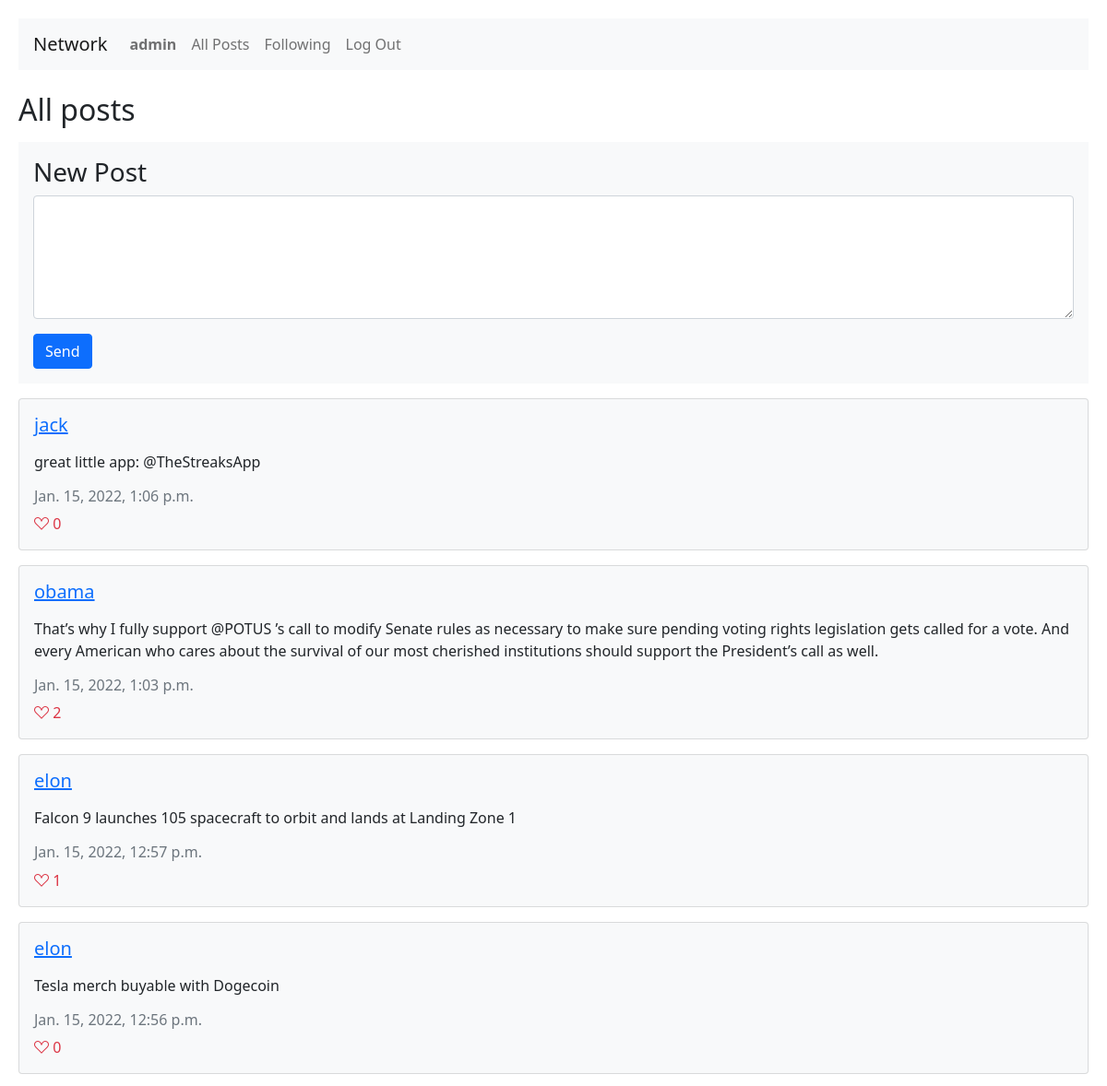
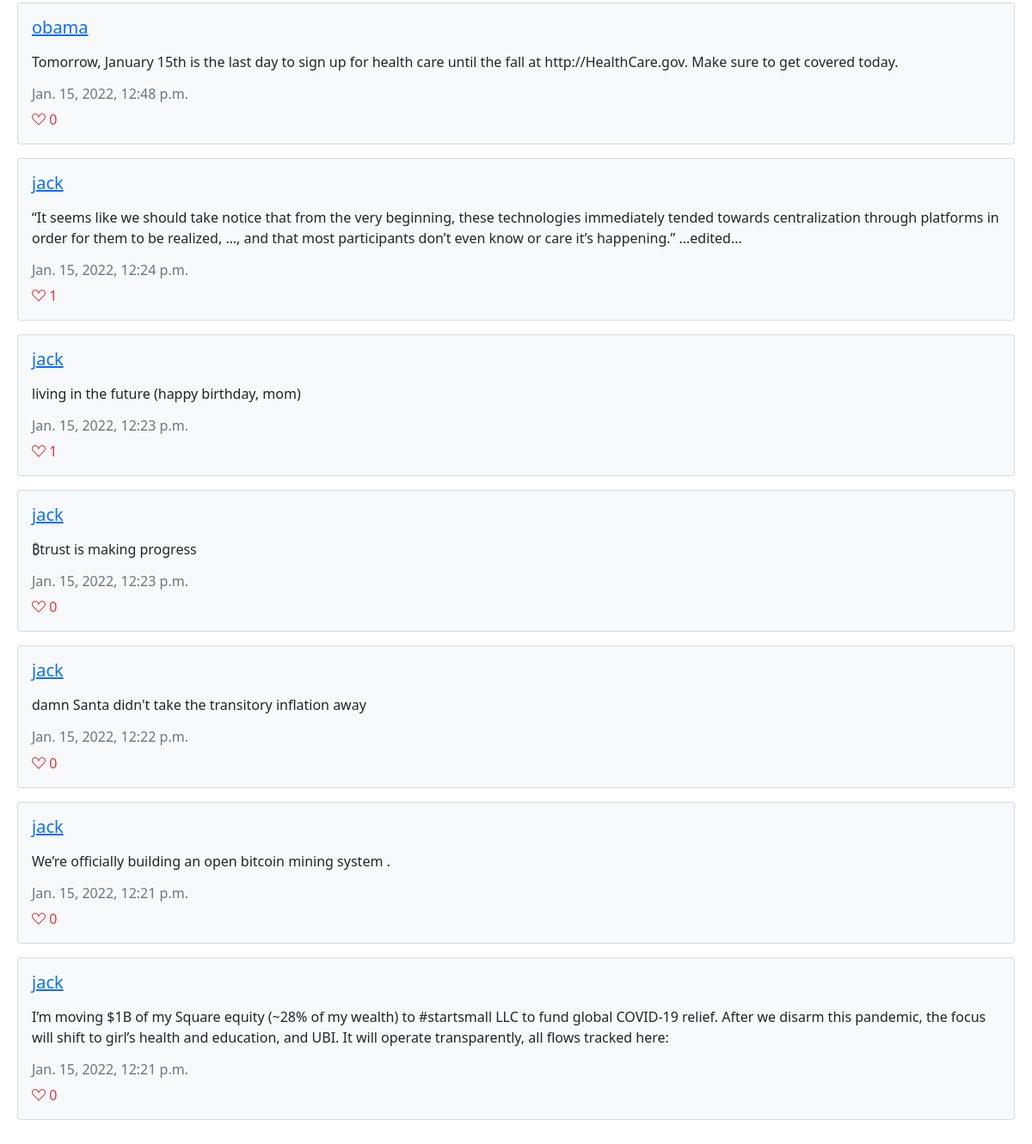
Page / (signed in) on the committed database (2 pictures, top to bottom).
### network/models.py (models this page shows)
class User(AbstractUser):
    pass

class Post(models.Model):
    user = models.ForeignKey(User, on_delete=models.CASCADE)
    text = models.CharField(max_length=280)
    time_stamp = models.DateTimeField(auto_now_add=True)
    @property
    def likes(self):
        return self.like_set.all().count()

### network/views.py (the view, shortened to what this page needs)
# urls.py: path("", views.index, name="index"),
def index(request, username = None, following_page=False):
    view_user = None
    follow = None
    if username:
        view_user = User.objects.get(username=username)
        posts = Post.objects.filter(user=view_user).order_by("-time_stamp")
        page_title = None
        try:
            follow = Follow.objects.get(follower=request.user, following=view_user)
        except Follow.DoesNotExist:
            follow = None
    elif following_page:
        following_set = Follow.objects.filter(follower=request.user)
        following_users = [follow_item.following for follow_item in following_set]
        posts = Post.objects.filter(user__in=following_users).order_by("-time_stamp")
        page_title = "Following"
    else:
        posts = Post.objects.all().order_by("-time_stamp")
        page_title = "All posts"
    context = {
            "posts": posts,
            "view_user": view_user,
            "follow": follow,
            "followers": Follow.objects.filter(following=view_user).count(),
            "following": Follow.objects.filter(follower=view_user).count(),
            "page_title": page_title
        }
    if request.user.is_authenticated:
        likes = request.user.like_set.all()
        liked_posts = [like.post for like in likes]
        context["liked_posts"] = liked_posts
    return render(request, "network/index.html", context)

### network/templates/network/index.html (shortened to what this page needs)
{% extends "network/layout.html" %}
{% block body %}
{% if view_user %}
<div class=" row justify-content-center">
  <div class="card my-3 bg-info align-self-center text-center col-6" id="post{{post.id}}">
    <div class="card-body">
      <h2>{{view_user}}</h2>
      <p id="followerCount">Followers: {{followers}}</p>
      <p>Following: {{following}}</p>
      {% if request.user != view_user%}
        {% if follow %}
          <button name={{view_user}} id="followButton" class="btn btn-danger">Unfollow</button>
        {% else %}
          <button name={{view_user}} id="followButton" class="btn btn-primary">Follow</button>
        {% endif %}
      {% endif %}
    </div>
  </div>
</div>
{% else %}
{% if page_title %}
  <h2 class="mt-4" id="pageTitle">{{page_title}}</h2>
{% endif %}
  <div class="my-3 p-3 bg-light" id="newPostDiv">
      <form method="POST" action="{% url 'index' %}">
          <div class="mb-3">
            <h3>New Post</h3>
            <textarea maxlength="280" class="form-control" id="postText" name="text" rows="5"></textarea>
          </div>
          <button id="sendPost" type="submit" class="btn btn-primary">Send</button>
        </form>
  </div>
{% endif %}
{% for post in posts %}
  <div class="card my-3 bg-light" id="post{{post.id}}">
    <div class="card-body">
      <a href="{% url 'userpage' post.user %}"><h5 class="card-title">{{post.user}}</h5></a>
      <div id="textDiv{{post.id}}" class="py-2">
        <p class="card-text">{{post.text}}</p>
      </div>
      <h6 class="card-subtitle my-2 text-muted">{{post.time_stamp}}</h6>
      {% if post in liked_posts %}
      <a href="#" class="card-link text-danger text-decoration-none"><i name="{{post.id}}" class="bi bi-suit-heart-fill like-heart"> </i><span id="like-count-{{post.id}}" class="like-num">{{post.likes}}</span></a>
      {% else %}
      <a href="#" class="card-link text-danger text-decoration-none"><i name="{{post.id}}" class="bi bi-suit-heart like-heart"> </i><span id="like-count-{{post.id}}" class="like-num">{{post.likes}}</span></a>
      {% endif %}
    </div>
  </div>
{% endfor %}
{% endblock %}

### network/templates/network/layout.html (shortened to what this page needs)
{% load static %}
<!DOCTYPE html>
<html lang="en">
    <head>
        <link href="https://cdn.jsdelivr.net/npm/bootstrap@5.1.3/dist/css/bootstrap.min.css" rel="stylesheet">
        <link rel="stylesheet" href="https://cdn.jsdelivr.net/npm/bootstrap-icons@1.7.2/font/bootstrap-icons.css">
        <link href="{% static 'network/styles.css' %}" rel="stylesheet">
    </head>
    <body>
        <nav class="navbar navbar-expand-lg navbar-light bg-light px-3">
            <a class="navbar-brand" href="#">Network</a>
            <div>
              <ul class="navbar-nav mr-auto">
                {% if user.is_authenticated %}
                    <li class="nav-item">
                        <a class="nav-link" href="{% url 'userpage' user.username %}"><strong>{{ user }}</strong></a>
                    </li>
                {% endif %}
                <li class="nav-item">
                  <a class="nav-link" href="{% url 'index' %}">All Posts</a>
                </li>
                {% if user.is_authenticated %}
                    <li class="nav-item">
                        <a class="nav-link" href="{% url 'following' %}">Following</a>
                    </li>
                    <li class="nav-item">
                        <a class="nav-link" href="{% url 'logout' %}">Log Out</a>
                    </li>
                {% endif %}
              </ul>
            </div>
          </nav>
        <div class="body">
            {% block body %}
            {% endblock %}
        </div>
    </body>
</html>

### network/static/network/styles.css (style rules this page uses)
body { padding: 20px; }

### rows in the picture
User: username "admin"
Post: user "jack", text "great little app: @TheStreaksApp", time_stamp "Jan. 15, 2022, 1:06 p.m.", likes "0"
Post: user "obama", text "That’s why I fully support @POTUS ’s call to modify Senate rules as necessary to make sure pending voting rights legislation gets called for a vote. And every American who cares about the survival of our most cherished institutions should support the President’s call as well.", time_stamp "Jan. 15, 2022, 1:03 p.m.", likes "2"
Post: user "elon", text "Falcon 9 launches 105 spacecraft to orbit and lands at Landing Zone 1", time_stamp "Jan. 15, 2022, 12:57 p.m.", likes "1"
Post: user "elon", text "Tesla merch buyable with Dogecoin", time_stamp "Jan. 15, 2022, 12:56 p.m.", likes "0"
Post: user "obama", text "Tomorrow, January 15th is the last day to sign up for health care until the fall at http://HealthCare.gov. Make sure to get covered today.", time_stamp "Jan. 15, 2022, 12:48 p.m.", likes "0"
Post: user "jack", text "“It seems like we should take notice that from the very beginning, these technologies immediately tended towards centralization through platforms in order for them to be realized, …, and that most participants don’t even know or care it’s happening.” ...edited...", time_stamp "Jan. 15, 2022, 12:24 p.m.", likes "1"
Post: user "jack", text "living in the future (happy birthday, mom)", time_stamp "Jan. 15, 2022, 12:23 p.m.", likes "1"
Post: user "jack", text "₿trust is making progress", time_stamp "Jan. 15, 2022, 12:23 p.m.", likes "0"
Post: user "jack", text "damn Santa didn't take the transitory inflation away", time_stamp "Jan. 15, 2022, 12:22 p.m.", likes "0"
Post: user "jack", text "We’re officially building an open bitcoin mining system .", time_stamp "Jan. 15, 2022, 12:21 p.m.", likes "0"
Post: user "jack", text "I’m moving $1B of my Square equity (~28% of my wealth) to #startsmall LLC to fund global COVID-19 relief. After we disarm this pandemic, the focus will shift to girl’s health and education, and UBI. It will operate transparently, all flows tracked here:", time_stamp "Jan. 15, 2022, 12:21 p.m.", likes "0"

### other values in the picture
{{ page_title }} "All posts"
